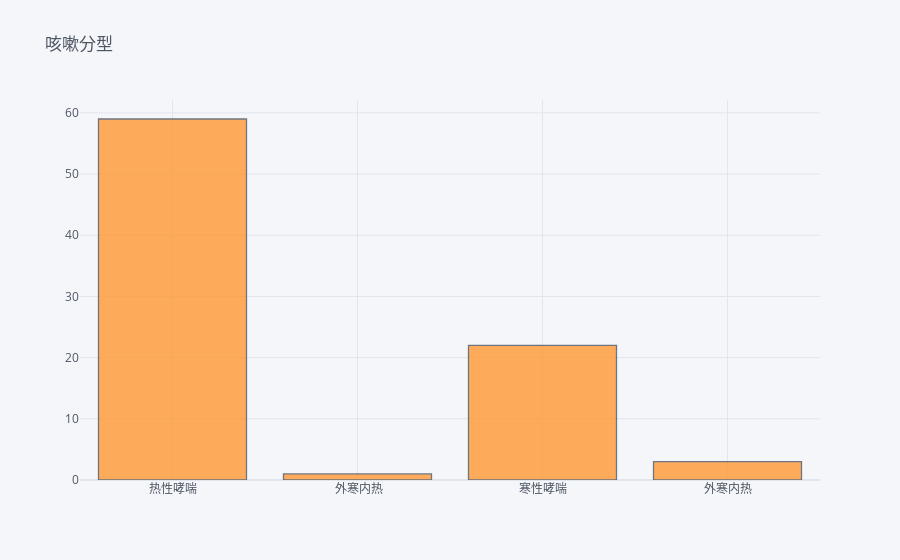
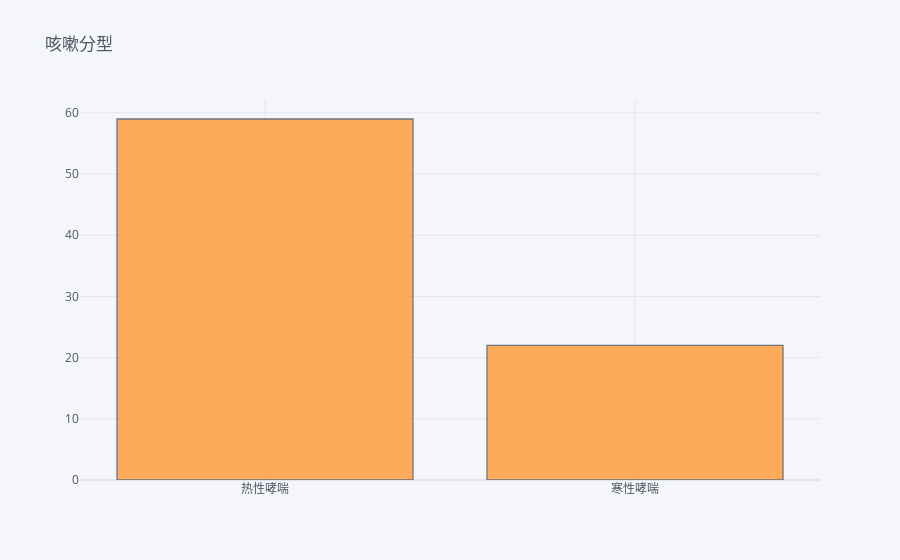

The cell these charts' notebook holds for them, in order:
### Code cell
medicines = []
for i in df.columns:
    if re.match('药\d$',i):
        medicines += df[i].tolist()
medicines = list(set(medicines))
for item in ['？', np.nan, '1.桑白皮', '（1）炙黄芪', '（1）桑叶', '葶苈子（包）', '地肤子（包）', '黛蛤散','葶苈子（包)','葶苈','白']:
    if item in medicines:
        medicines.remove(item)
X = pd.DataFrame()
for i,row in df.iterrows():
    for j in row:
        if j in medicines:
            X.loc[i,j] = row[str(row[row==j].index.tolist()[0])+'剂量(g)']
X.replace(np.nan,0,inplace=True)
X['桑叶/桑白皮'].replace('各\d',4,regex=True,inplace=True)
X['煅龙牡'].replace('各\d',4,regex=True,inplace=True)
y = df['咳嗽分型']
y.iplot(kind='hist', title= '咳嗽分型')
X = pd.concat([X,y],axis=1)
X = X.drop(X[(X['咳嗽分型']!='热性哮喘') & (X['咳嗽分型'] != '寒性哮喘')].index)
X['咳嗽分型'].iplot(kind='hist', title= '咳嗽分型')

### Figure 1 — Plotly figure (JSON) as saved in the notebook; plotly's stock layout.template omitted (floating-point values rounded to 4 significant figures)
{"data": [{"histfunc": "count", "histnorm": "", "marker": {"color": "rgba(255, 153, 51, 1.0)", "line": {"color": "#4D5663", "width": 1.3}}, "name": "咳嗽分型", "opacity": 0.8, "orientation": "v", "x": ["热性哮喘", "热性哮喘", "热性哮喘", "热性哮喘", " 外寒内热", "热性哮喘", "热性哮喘", "寒性哮喘", "热性哮喘", "寒性哮喘", "寒性哮喘", "热性哮喘", "热性哮喘", "热性哮喘", "热性哮喘", "热性哮喘", "热性哮喘", "寒性哮喘", "热性哮喘", "热性哮喘", "热性哮喘", "热性哮喘", "热性哮喘", "寒性哮喘", "热性哮喘", "寒性哮喘", "热性哮喘", "热性哮喘", "外寒内热", "寒性哮喘", "热性哮喘", "热性哮喘", "热性哮喘", "热性哮喘", "热性哮喘", "热性哮喘", "热性哮喘", "寒性哮喘", "热性哮喘", "热性哮喘", "热性哮喘", "热性哮喘", "热性哮喘", "寒性哮喘", "热性哮喘", "热性哮喘", "热性哮喘", "热性哮喘", "寒性哮喘", "热性哮喘", "寒性哮喘", "外寒内热", "热性哮喘", "寒性哮喘", "热性哮喘", "外寒内热", "热性哮喘", "寒性哮喘", "热性哮喘", "寒性哮喘", "热性哮喘", "热性哮喘", "寒性哮喘", "热性哮喘", "热性哮喘", "热性哮喘", "热性哮喘", "寒性哮喘", "寒性哮喘", "热性哮喘", "热性哮喘", "热性哮喘", "寒性哮喘", "热性哮喘", "热性哮喘", "热性哮喘", "热性哮喘", "热性哮喘", "热性哮喘", "热性哮喘", "寒性哮喘", "热性哮喘", "寒性哮喘", "寒性哮喘", "寒性哮喘"], "type": "histogram"}], "layout": {"barmode": "overlay", "legend": {"bgcolor": "#F5F6F9", "font": {"color": "#4D5663"}}, "paper_bgcolor": "#F5F6F9", "plot_bgcolor": "#F5F6F9", "title": {"font": {"color": "#4D5663"}, "text": "咳嗽分型"}, "xaxis": {"gridcolor": "#E1E5ED", "showgrid": true, "tickfont": {"color": "#4D5663"}, "title": {"font": {"color": "#4D5663"}, "text": ""}, "zerolinecolor": "#E1E5ED"}, "yaxis": {"gridcolor": "#E1E5ED", "showgrid": true, "tickfont": {"color": "#4D5663"}, "title": {"font": {"color": "#4D5663"}, "text": ""}, "zerolinecolor": "#E1E5ED"}}}

### Figure 2 — Plotly figure (JSON) as saved in the notebook; plotly's stock layout.template omitted (floating-point values rounded to 4 significant figures)
{"data": [{"histfunc": "count", "histnorm": "", "marker": {"color": "rgba(255, 153, 51, 1.0)", "line": {"color": "#4D5663", "width": 1.3}}, "name": "咳嗽分型", "opacity": 0.8, "orientation": "v", "x": ["热性哮喘", "热性哮喘", "热性哮喘", "热性哮喘", "热性哮喘", "热性哮喘", "寒性哮喘", "热性哮喘", "寒性哮喘", "寒性哮喘", "热性哮喘", "热性哮喘", "热性哮喘", "热性哮喘", "热性哮喘", "热性哮喘", "寒性哮喘", "热性哮喘", "热性哮喘", "热性哮喘", "热性哮喘", "热性哮喘", "寒性哮喘", "热性哮喘", "寒性哮喘", "热性哮喘", "热性哮喘", "寒性哮喘", "热性哮喘", "热性哮喘", "热性哮喘", "热性哮喘", "热性哮喘", "热性哮喘", "热性哮喘", "寒性哮喘", "热性哮喘", "热性哮喘", "热性哮喘", "热性哮喘", "热性哮喘", "寒性哮喘", "热性哮喘", "热性哮喘", "热性哮喘", "热性哮喘", "寒性哮喘", "热性哮喘", "寒性哮喘", "热性哮喘", "寒性哮喘", "热性哮喘", "热性哮喘", "寒性哮喘", "热性哮喘", "寒性哮喘", "热性哮喘", "热性哮喘", "寒性哮喘", "热性哮喘", "热性哮喘", "热性哮喘", "热性哮喘", "寒性哮喘", "寒性哮喘", "热性哮喘", "热性哮喘", "热性哮喘", "寒性哮喘", "热性哮喘", "热性哮喘", "热性哮喘", "热性哮喘", "热性哮喘", "热性哮喘", "热性哮喘", "寒性哮喘", "热性哮喘", "寒性哮喘", "寒性哮喘", "寒性哮喘"], "type": "histogram"}], "layout": {"barmode": "overlay", "legend": {"bgcolor": "#F5F6F9", "font": {"color": "#4D5663"}}, "paper_bgcolor": "#F5F6F9", "plot_bgcolor": "#F5F6F9", "title": {"font": {"color": "#4D5663"}, "text": "咳嗽分型"}, "xaxis": {"gridcolor": "#E1E5ED", "showgrid": true, "tickfont": {"color": "#4D5663"}, "title": {"font": {"color": "#4D5663"}, "text": ""}, "zerolinecolor": "#E1E5ED"}, "yaxis": {"gridcolor": "#E1E5ED", "showgrid": true, "tickfont": {"color": "#4D5663"}, "title": {"font": {"color": "#4D5663"}, "text": ""}, "zerolinecolor": "#E1E5ED"}}}
